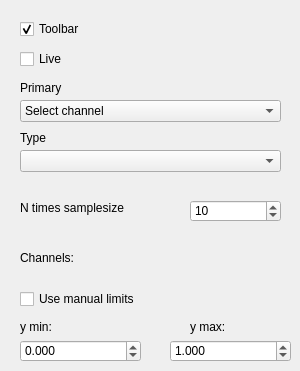
        <widget class="QWidget" name="btm_tab">
         <attribute name="title">
          <string>Btm Plot</string>
         </attribute>
         <widget class="QWidget" name="btm_comboBoxWidget" native="true">
          <property name="geometry">
           <rect>
            <x>110</x>
            <y>250</y>
            <width>171</width>
            <height>21</height>
           </rect>
          </property>
          <widget class="QWidget" name="verticalLayoutWidget_2">
           <property name="geometry">
            <rect>
             <x>0</x>
             <y>0</y>
             <width>171</width>
             <height>21</height>
            </rect>
           </property>
           <layout class="QVBoxLayout" name="btm_comboBoxWidgetLayout">
            <property name="sizeConstraint">
             <enum>QLayout::SetMaximumSize</enum>
            </property>
           </layout>
          </widget>
         </widget>
         <widget class="QCheckBox" name="btm_useManLim_checkBox">
          <property name="geometry">
           <rect>
            <x>20</x>
            <y>290</y>
            <width>171</width>
            <height>18</height>
           </rect>
          </property>
          <property name="text">
           <string>Use manual limits</string>
          </property>
         </widget>
         <widget class="QLabel" name="label_13">
          <property name="geometry">
           <rect>
            <x>20</x>
            <y>80</y>
            <width>81</width>
            <height>16</height>
           </rect>
          </property>
          <property name="text">
           <string>Primary</string>
          </property>
         </widget>
         <widget class="QCheckBox" name="btm_show_toolbar_checkBox">
          <property name="geometry">
           <rect>
            <x>20</x>
            <y>20</y>
            <width>111</width>
            <height>18</height>
           </rect>
          </property>
          <property name="text">
           <string>Toolbar</string>
          </property>
          <property name="checked">
           <bool>true</bool>
          </property>
          <property name="tristate">
           <bool>false</bool>
          </property>
         </widget>
         <widget class="QComboBox" name="btm_plot_primary_comboBox">
          <property name="geometry">
           <rect>
            <x>20</x>
            <y>100</y>
            <width>261</width>
            <height>22</height>
           </rect>
          </property>
          <item>
           <property name="text">
            <string>Select channel</string>
           </property>
          </item>
         </widget>
         <widget class="QLabel" name="label_20">
          <property name="geometry">
           <rect>
            <x>20</x>
            <y>130</y>
            <width>251</width>
            <height>16</height>
           </rect>
          </property>
          <property name="text">
           <string>Type</string>
          </property>
         </widget>
         <widget class="QComboBox" name="btm_plot_processing_comboBox">
          <property name="geometry">
           <rect>
            <x>20</x>
            <y>150</y>
            <width>261</width>
            <height>22</height>
           </rect>
          </property>
         </widget>
         <widget class="QCheckBox" name="btm_plot_live_checkBox">
          <property name="geometry">
           <rect>
            <x>20</x>
            <y>50</y>
            <width>111</width>
            <height>18</height>
           </rect>
          </property>
          <property name="text">
           <string>Live</string>
          </property>
          <property name="checked">
           <bool>false</bool>
          </property>
          <property name="tristate">
           <bool>false</bool>
          </property>
         </widget>
         <widget class="QSpinBox" name="btm_plot_NspinBox">
          <property name="enabled">
           <bool>true</bool>
          </property>
          <property name="geometry">
           <rect>
            <x>190</x>
            <y>200</y>
            <width>91</width>
            <height>22</height>
           </rect>
          </property>
          <property name="minimum">
           <number>1</number>
          </property>
          <property name="maximum">
           <number>99999</number>
          </property>
          <property name="value">
           <number>10</number>
          </property>
         </widget>
         <widget class="QLabel" name="label_21">
          <property name="geometry">
           <rect>
            <x>20</x>
            <y>320</y>
            <width>47</width>
            <height>14</height>
           </rect>
          </property>
          <property name="text">
           <string>y min:</string>
          </property>
         </widget>
         <widget class="QLabel" name="label_22">
          <property name="geometry">
           <rect>
            <x>20</x>
            <y>200</y>
            <width>161</width>
            <height>16</height>
           </rect>
          </property>
          <property name="text">
           <string>N times samplesize</string>
          </property>
         </widget>
         <widget class="QDoubleSpinBox" name="btm_lowerLimit_doubleSpinBox">
          <property name="geometry">
           <rect>
            <x>20</x>
            <y>340</y>
            <width>121</width>
            <height>22</height>
           </rect>
          </property>
          <property name="decimals">
           <number>3</number>
          </property>
          <property name="minimum">
           <double>-99999999.000000000000000</double>
          </property>
          <property name="maximum">
           <double>99999999.000000000000000</double>
          </property>
         </widget>
         <widget class="QDoubleSpinBox" name="btm_upperLimit_doubleSpinBox">
          <property name="geometry">
           <rect>
            <x>170</x>
            <y>340</y>
            <width>121</width>
            <height>22</height>
           </rect>
          </property>
          <property name="decimals">
           <number>3</number>
          </property>
          <property name="minimum">
           <double>-99999999.000000000000000</double>
          </property>
          <property name="maximum">
           <double>99999999.000000000000000</double>
          </property>
          <property name="value">
           <double>1.000000000000000</double>
          </property>
         </widget>
         <widget class="QLabel" name="label_23">
          <property name="geometry">
           <rect>
            <x>20</x>
            <y>250</y>
            <width>81</width>
            <height>16</height>
           </rect>
          </property>
          <property name="text">
           <string>Channels:</string>
          </property>
         </widget>
         <widget class="QLabel" name="label_24">
          <property name="geometry">
           <rect>
            <x>190</x>
            <y>320</y>
            <width>47</width>
            <height>14</height>
           </rect>
          </property>
          <property name="text">
           <string>y max:</string>
          </property>
         </widget>
        </widget>
